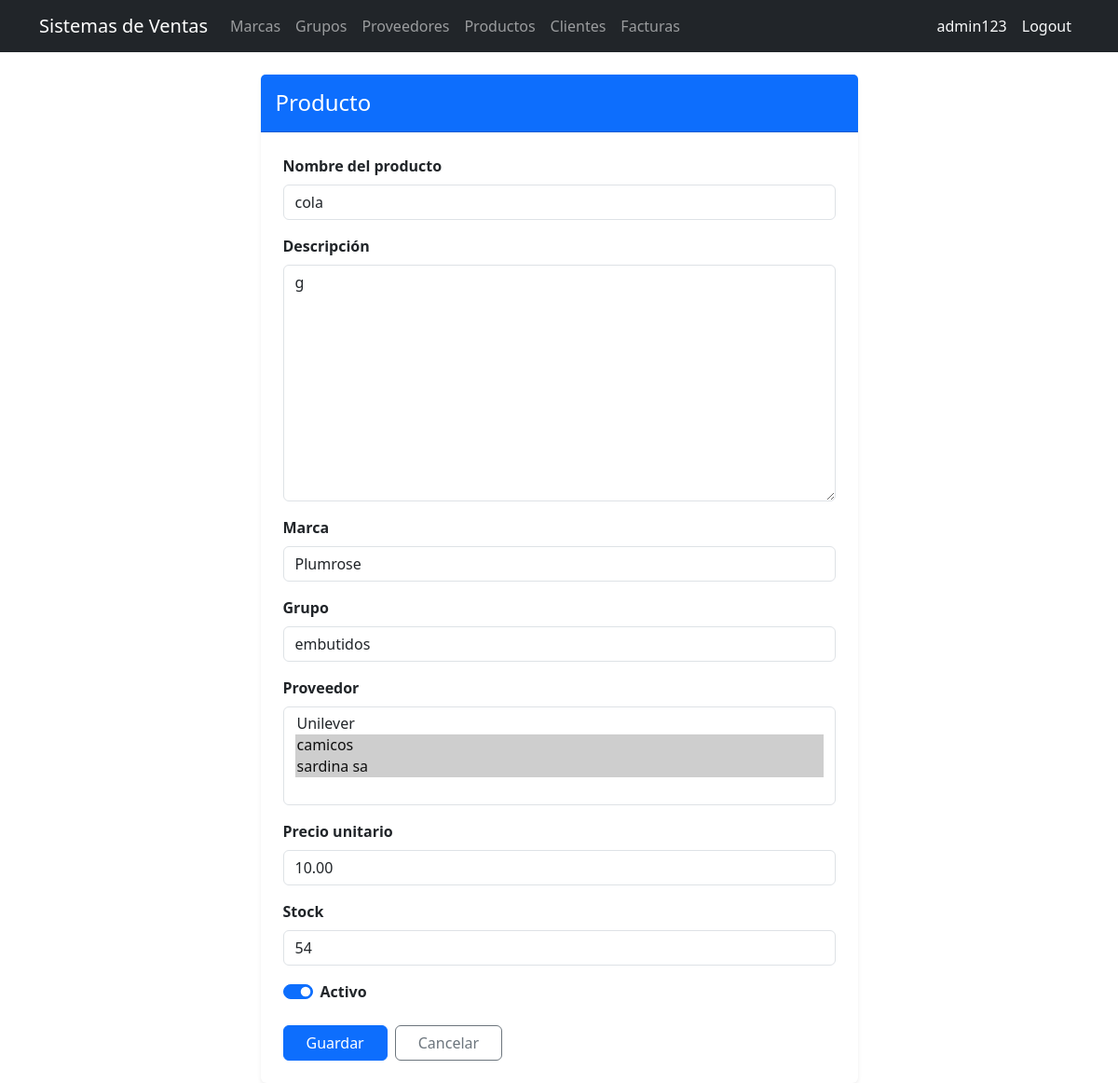
Before: /products/2/edit/ (signed in) with the older database file.
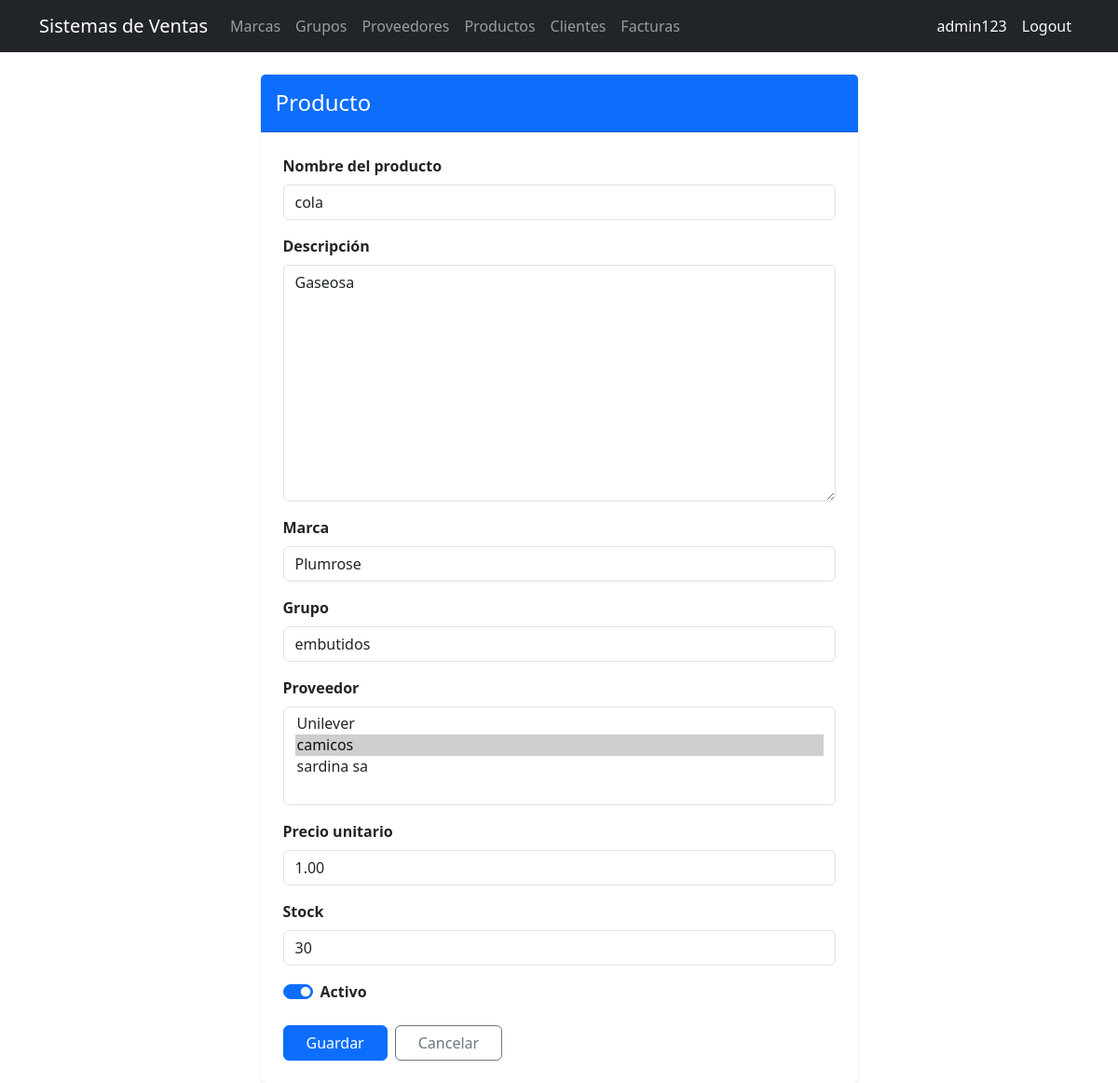
After: the same page with the newer database file.
### billing/models.py (models this page shows, shortened)
class Product(models.Model):
    name = models.CharField(max_length=200, verbose_name='Nombre del producto')
    description = models.TextField(blank=True, null=True, verbose_name='Descripción')
    brand = models.ForeignKey(Brand, on_delete=models.PROTECT, related_name='products', verbose_name='Marca')
    group = models.ForeignKey(ProductGroup, on_delete=models.PROTECT, related_name='products', verbose_name='Grupo')
    suppliers = models.ManyToManyField(Supplier, related_name='products', blank=True, verbose_name='Proveedor')
    unit_price = models.DecimalField(max_digits=12, decimal_places=2, verbose_name='Precio unitario')
    stock = models.IntegerField(default=0)
    is_active = models.BooleanField(default=True, verbose_name='Activo')
    created_at = models.DateTimeField(auto_now_add=True)
    updated_at = models.DateTimeField(auto_now=True)
    class Meta:
        verbose_name = 'Product'
        verbose_name_plural = 'Products'
        ordering = ['name']

### billing/views.py (the view)
# urls.py: path('products/<int:pk>/edit/', views.ProductUpdateView.as_view(), name='product_update'),
class ProductUpdateView(LoginRequiredMixin, UpdateView):
    model = Product; form_class = ProductForm; template_name = 'billing/product_form.html'; success_url = reverse_lazy('billing:product_list')

### billing/forms.py
class ProductForm(forms.ModelForm):
    class Meta:
        model = Product
        fields = ['name', 'description', 'brand', 'group', 'suppliers', 'unit_price', 'stock', 'is_active']

### billing/models.py (called while the page is built)
    def __str__(self): return self.name

    def __str__(self): return self.name

    def __str__(self): return self.name

### billing/templates/billing/product_form.html (shortened to what this page needs)
{% extends 'billing/base.html' %}
{% load widget_tweaks %}
{% block content %}
<div class="row justify-content-center">
  <div class="col-lg-7 col-md-9">
    <div class="card shadow-sm border-0">
      <div class="card-header bg-primary text-white py-3">
        <h4 class="mb-0">Producto</h4>
      </div>
      <div class="card-body p-4">
        <form method="post" novalidate>
          {% for field in form %}
            {% if field.field.widget.input_type == 'checkbox' %}
              <div class="form-check form-switch mb-3">
                {% render_field field class="form-check-input" %}
                <label class="form-check-label fw-semibold" for="{{ field.id_for_label }}">{{ field.label }}</label>
              </div>
            {% else %}
              <div class="mb-3">
                <label class="form-label fw-semibold" for="{{ field.id_for_label }}">{{ field.label }}</label>
                {% render_field field class="form-control" %}
              </div>
            {% endif %}
          {% endfor %}
          <div class="d-flex gap-2 mt-4">
            <button type="submit" class="btn btn-primary px-4">Guardar</button>
            <a href="{% url 'billing:product_list' %}" class="btn btn-outline-secondary px-4">Cancelar</a>
          </div>
        </form>
      </div>
    </div>
  </div>
</div>
{% endblock %}

Changed rows visible on the page:
changed Product "cola": description "g" → "Gaseosa"; unit_price "10.00" → "1.00"; stock "54" → "30"
Other visible differences:
form field suppliers: "Unilever / camicos ☑ / sardina sa ☑" → "Unilever / camicos ☑ / sardina sa"
